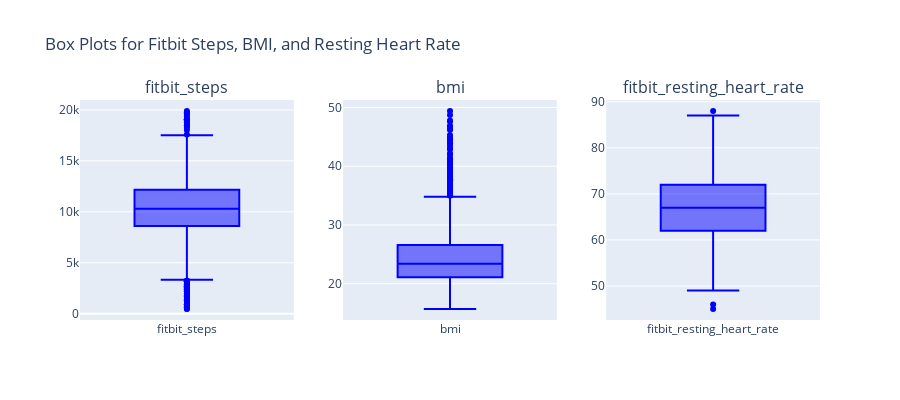

Notebook source saved alongside this figure:
### Markdown cell above
## 2.8 Box Plot for Physical Data

### Code cell
# List of health metrics to plot
traits_health = ['fitbit_steps', 'bmi', 'fitbit_resting_heart_rate']

# Create subplots: 1 row, 3 columns
fig_health = make_subplots(rows=1, cols=3, subplot_titles=traits_health)

# Add box plots for each metric (Fitbit steps, BMI, Resting Heart Rate)
for i, trait in enumerate(traits_health):
    col = i + 1   # Determine column index
    fig_health.add_trace(go.Box(y=df[trait], name=trait, boxpoints='outliers', marker_color='blue'), row=1, col=col)

# Update layout for the plot
fig_health.update_layout(height=400, width=900, title_text="Box Plots for Fitbit Steps, BMI, and Resting Heart Rate", showlegend=False)

# Show the plot
fig_health.show()

### Figure 1 — Plotly figure (JSON) as saved in the notebook; plotly's stock layout.template omitted (floating-point values rounded to 4 significant figures; data arrays with more than 128 entries replaced by an {"elided": "..."} marker saying what was removed)
{"data": [{"boxpoints": "outliers", "marker": {"color": "blue"}, "name": "fitbit_steps", "type": "box", "xaxis": "x", "y": {"elided": "2580 int values"}, "yaxis": "y"}, {"boxpoints": "outliers", "marker": {"color": "blue"}, "name": "bmi", "type": "box", "xaxis": "x2", "y": {"elided": "2580 float values"}, "yaxis": "y2"}, {"boxpoints": "outliers", "marker": {"color": "blue"}, "name": "fitbit_resting_heart_rate", "type": "box", "xaxis": "x3", "y": {"elided": "2580 int values"}, "yaxis": "y3"}], "layout": {"annotations": [{"font": {"size": 16}, "showarrow": false, "text": "fitbit_steps", "x": 0.1444, "xanchor": "center", "xref": "paper", "y": 1, "yanchor": "bottom", "yref": "paper"}, {"font": {"size": 16}, "showarrow": false, "text": "bmi", "x": 0.5, "xanchor": "center", "xref": "paper", "y": 1, "yanchor": "bottom", "yref": "paper"}, {"font": {"size": 16}, "showarrow": false, "text": "fitbit_resting_heart_rate", "x": 0.8556, "xanchor": "center", "xref": "paper", "y": 1, "yanchor": "bottom", "yref": "paper"}], "height": 400, "showlegend": false, "title": {"text": "Box Plots for Fitbit Steps, BMI, and Resting Heart Rate"}, "width": 900, "xaxis": {"anchor": "y", "autorange": true, "domain": [0, 0.2889], "range": [-0.5, 0.5], "type": "category"}, "xaxis2": {"anchor": "y2", "autorange": true, "domain": [0.3556, 0.6444], "range": [-0.5, 0.5], "type": "category"}, "xaxis3": {"anchor": "y3", "autorange": true, "domain": [0.7111, 1], "range": [-0.5, 0.5], "type": "category"}, "yaxis": {"anchor": "x", "autorange": true, "domain": [0, 1], "range": [-618.5, 20970.0], "type": "linear"}, "yaxis2": {"anchor": "x2", "autorange": true, "domain": [0, 1], "range": [13.83, 51.27], "type": "linear"}, "yaxis3": {"anchor": "x3", "autorange": true, "domain": [0, 1], "range": [42.61, 90.39], "type": "linear"}}}
